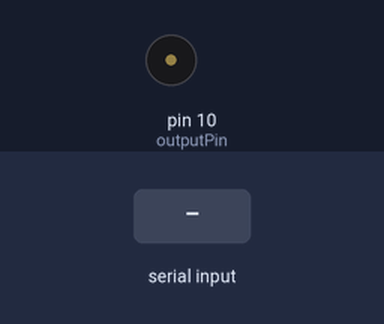
This sketch was run on a simulated Arduino Uno, built with avr-gcc and run on an emulated ATmega328P. Shown: buzzer (waves = sounding). Inputs (shaded band) come from the test bench. What the sketch prints to the serial monitor is not drawn.

Above: at 1.2 s.
1.3 s: "90,45\n" received over Serial
At 2.1 s:
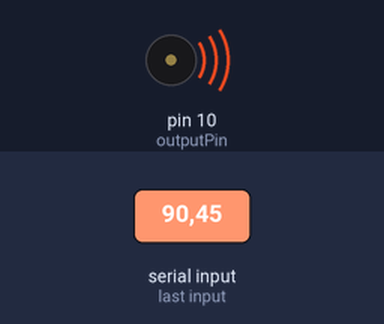
Timing chart, 0 to 4.3 s (numbered marks = the images above; inputs shaded):
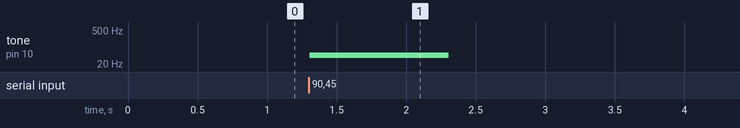

The sketch:

ch_18_speaker.ino
```cpp
const int outputPin = 10;

void setup()
{
  pinMode(outputPin, OUTPUT);
  Serial.begin(9600);
  Serial.println("Enter frequency 100-8000 Hz (0 off)");
}

void loop()
{
  if (Serial.available())
  {
    int f = Serial.parseInt();
    if (f == 0) {
      noTone(outputPin);
    }
    else {
      tone(outputPin, f);
    }
  }
}
```

Measured:
- after the input at 1.3 s, tone on pin 10 (outputPin): silent → 45 Hz at once, → silent 1.0 s later
